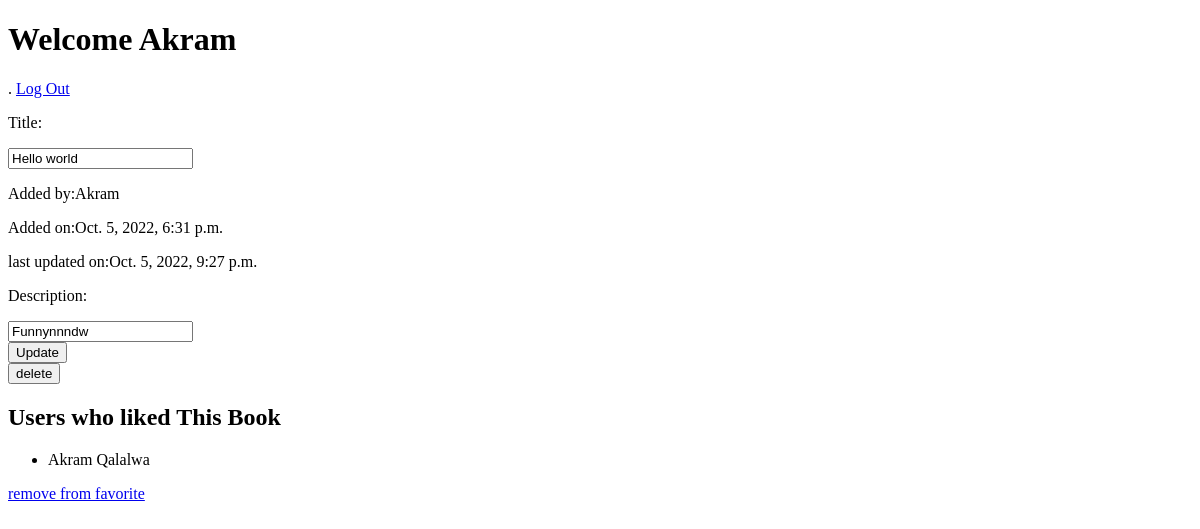
/books/15 (signed in), run on an earlier commit of the app's database.
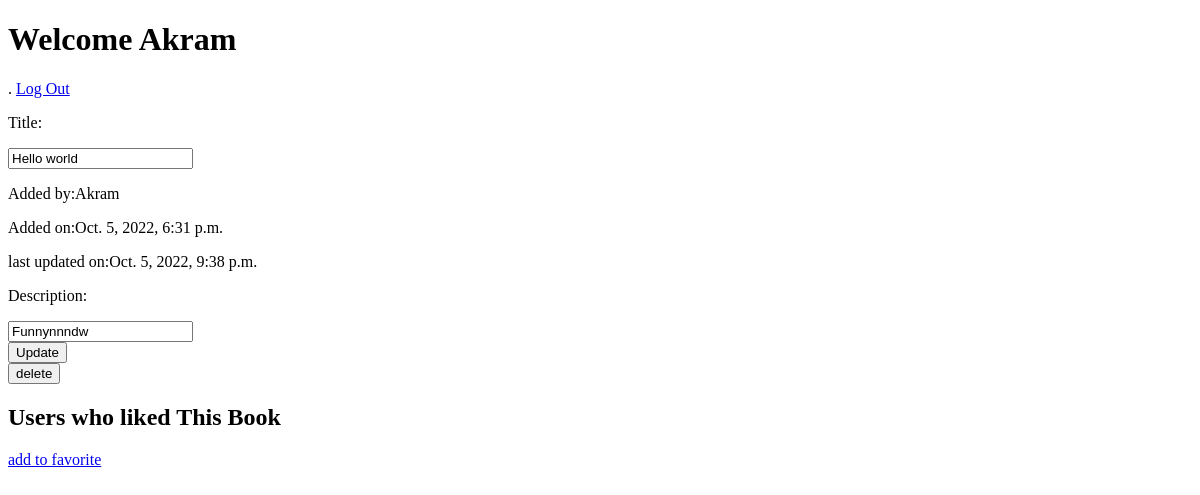
And on a later commit of the database.
### fav_book/models.py (models this page shows)
class Book(models.Model):
    title = models.CharField(max_length=255)
    description = models.TextField(max_length=255)
    user = models.ForeignKey(User,related_name="books_uploaded", on_delete = models.CASCADE)
    users_who_liked = models.ManyToManyField(User, related_name="liked_books")
    created_at = models.DateTimeField(auto_now_add=True)
    updated_at = models.DateTimeField(auto_now=True)
    objects = BookManager()

class User(models.Model):
    first_name = models.CharField(max_length=45)
    last_name=models.CharField(max_length=45)
    email =models.EmailField(max_length=45)
    password = models.CharField(max_length=255)
    created_at = models.DateTimeField(auto_now_add=True)
    updated_at = models.DateTimeField(auto_now=True)
    objects = UserManager()

### fav_book/views.py (the view)
# urls.py: path('books/<int:bookid>',views.showbook),
def showbook(request,bookid):
    context={
        'alldatauser':User.objects.get(id=request.session['userid']),
        'alldatabook':Book.objects.get(id=bookid),
    }
    return render (request,'bookdata.html',context)

### fav_book/templates/bookdata.html (shortened to what this page needs)
<!DOCTYPE html>
<html lang="en">
<head>
</head>
<body>
    <h1>Welcome {{request.session.first_name}}</h1>.
    <a href="/logout">Log Out</a>
    <p>Title:</p><input type="text" name="title1" value="{{alldatabook.title}}">
    <p> Added by:{{alldatabook.user.first_name}}</p>
    <p>Added on:{{alldatabook.created_at}}</p>
    <p>last updated on:{{alldatabook.updated_at}}</p>
    {%if request.session.userid == alldatabook.user.id %}
    <form action="/edit" method="post">
    <p>Description:</p><input type="text" value="{{alldatabook.description}}" name="desc1"><br>
        <input type="submit" value="Update" name="update">
    </form>
    <form action="/delete" method="post">
        <input type="submit" value="delete" name="delete">
    </form>
    {%endif%}
    <h2>Users who liked This Book</h2>
    <ul>
        {%for x in alldatabook.users_who_liked.all%}
        <li>{{x.first_name}} {{x.last_name}}</li>
        {%endfor%}
    </ul>
        {%if alldatabook not in alldatauser.liked_books.all%}
        <a href="/favorite/{{alldatabook.id}}">add to favorite</a>
        {%else%}
        <a href="/unfavorite/{{alldatabook.id}}">remove from favorite</a>
        {%endif%}
</body>
</html>

What changed in the data, as far as the page shows it:
no longer on one of the page's lists (row unchanged): User: first_name "Akram", last_name "Qalalwa"
changed Book "Hello world": updated_at "Oct. 5, 2022, 9:27 p.m." → "Oct. 5, 2022, 9:38 p.m."
Also different on the page:
text no longer shown: "remove from favorite"
text now shown: "add to favorite"
